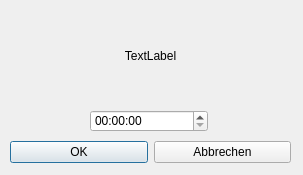
<?xml version="1.0" encoding="UTF-8"?>
<ui version="4.0">
 <class>Dialog_zeitabfrage</class>
 <widget class="QDialog" name="Dialog_zeitabfrage">
  <property name="geometry">
   <rect>
    <x>0</x>
    <y>0</y>
    <width>303</width>
    <height>175</height>
   </rect>
  </property>
  <property name="windowTitle">
   <string>Dialog</string>
  </property>
  <property name="modal">
   <bool>true</bool>
  </property>
  <widget class="QLabel" name="label">
   <property name="geometry">
    <rect>
     <x>10</x>
     <y>10</y>
     <width>281</width>
     <height>91</height>
    </rect>
   </property>
   <property name="text">
    <string>TextLabel</string>
   </property>
   <property name="alignment">
    <set>Qt::AlignCenter</set>
   </property>
   <property name="wordWrap">
    <bool>true</bool>
   </property>
  </widget>
  <widget class="QTimeEdit" name="timeEdit">
   <property name="geometry">
    <rect>
     <x>90</x>
     <y>110</y>
     <width>118</width>
     <height>22</height>
    </rect>
   </property>
  </widget>
  <widget class="QWidget" name="">
   <property name="geometry">
    <rect>
     <x>10</x>
     <y>140</y>
     <width>281</width>
     <height>25</height>
    </rect>
   </property>
   <layout class="QHBoxLayout" name="horizontalLayout">
    <item>
     <widget class="QPushButton" name="pushButton_ok">
      <property name="text">
       <string>OK</string>
      </property>
     </widget>
    </item>
    <item>
     <widget class="QPushButton" name="pushButton_abbrechen">
      <property name="text">
       <string>Abbrechen</string>
      </property>
     </widget>
    </item>
   </layout>
  </widget>
 </widget>
 <resources/>
 <connections/>
</ui>
